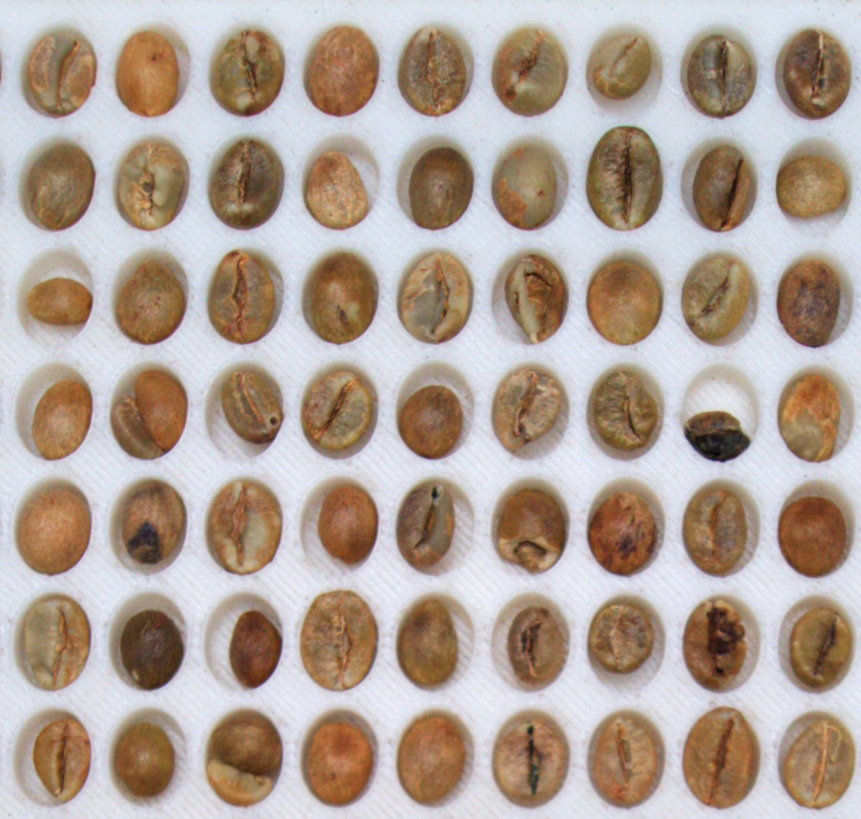
#> input picture test8.png, 861 x 819 px, shrunk from 1190 x 1132 before the run
$ python invert.py
#> lines starting #> are read from the running program, lines starting #| are printed output that depends on the picture; after the words box and inside, x2 and y2 are one past the last pixel; in counts of white or black regions, pixels touching at a corner belong together
import cv2
import numpy as np

# Load the image
image = cv2.imread('test8.png')
#> image is the input picture: shape (819, 861, 3); mean B, G, R 152.6, 163, 177.8

# Convert to grayscale
gray = cv2.cvtColor(image, cv2.COLOR_BGR2GRAY)
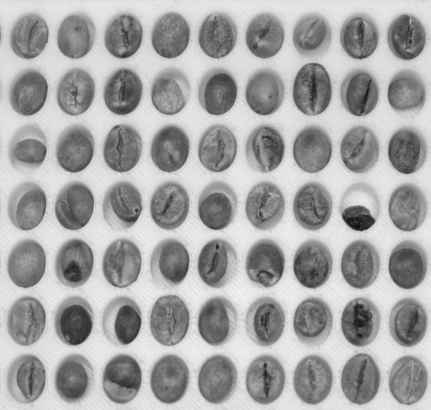
#> gray: shape (819, 861) (shown at 1/2 size); min 4, max 244, mean 166.2

# Invert the grayscale image
inverted = cv2.bitwise_not(gray)
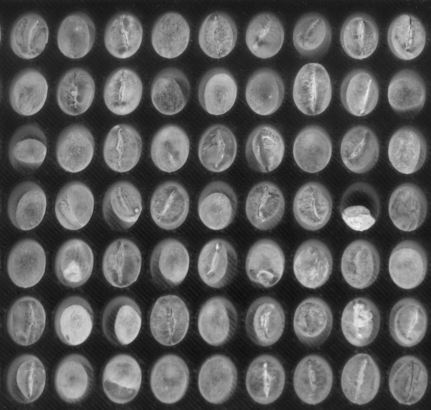
#> inverted: shape (819, 861) (shown at 1/2 size); min 11, max 251, mean 88.8

# Apply binary thresholding
_, thresholded = cv2.threshold(inverted, 130, 255, cv2.THRESH_BINARY)
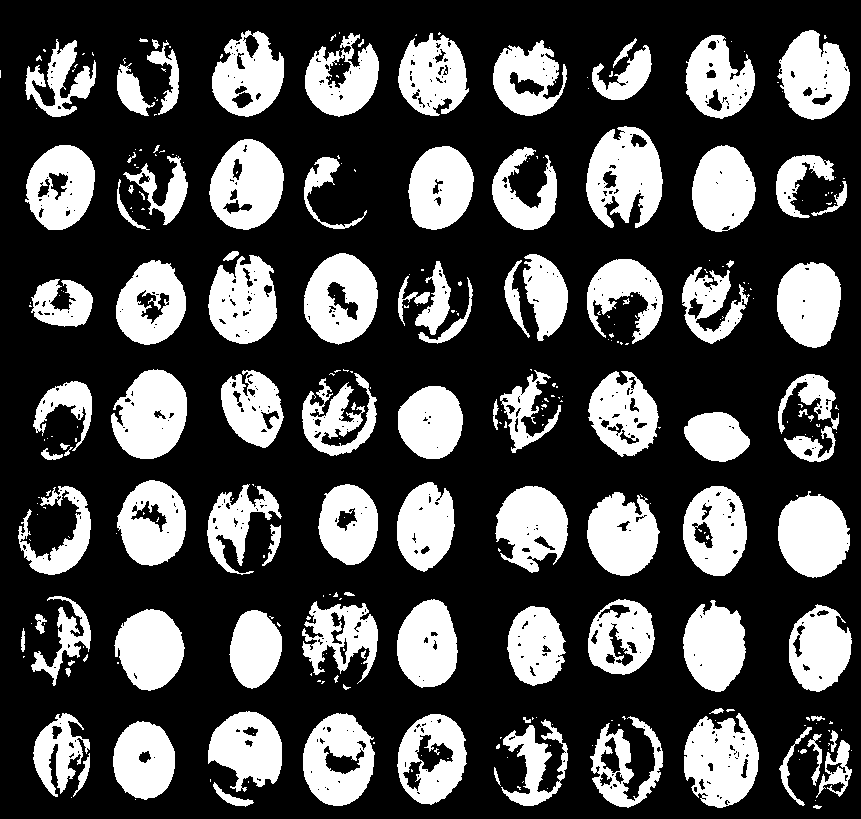
#> thresholded: shape (819, 861); 30.1% white; 326 white regions (219 under 20 px)

# Find contours
contours, _ = cv2.findContours(thresholded, cv2.RETR_EXTERNAL, cv2.CHAIN_APPROX_SIMPLE)
#> contours = 305 contours, 215 with area under 20; largest, box (x1, y1, x2, y2) and area: (586, 126, 663, 228) 5406, (684, 713, 759, 808) 5072, (304, 253, 378, 345) 5036, (209, 139, 284, 230) 5006, (303, 713, 375, 806) 4998

# Create a black background of the same size as the image
black_background = np.zeros_like(image)

# Fill contours with white
cv2.drawContours(black_background, contours, -1, (255, 255, 255), thickness=cv2.FILLED)
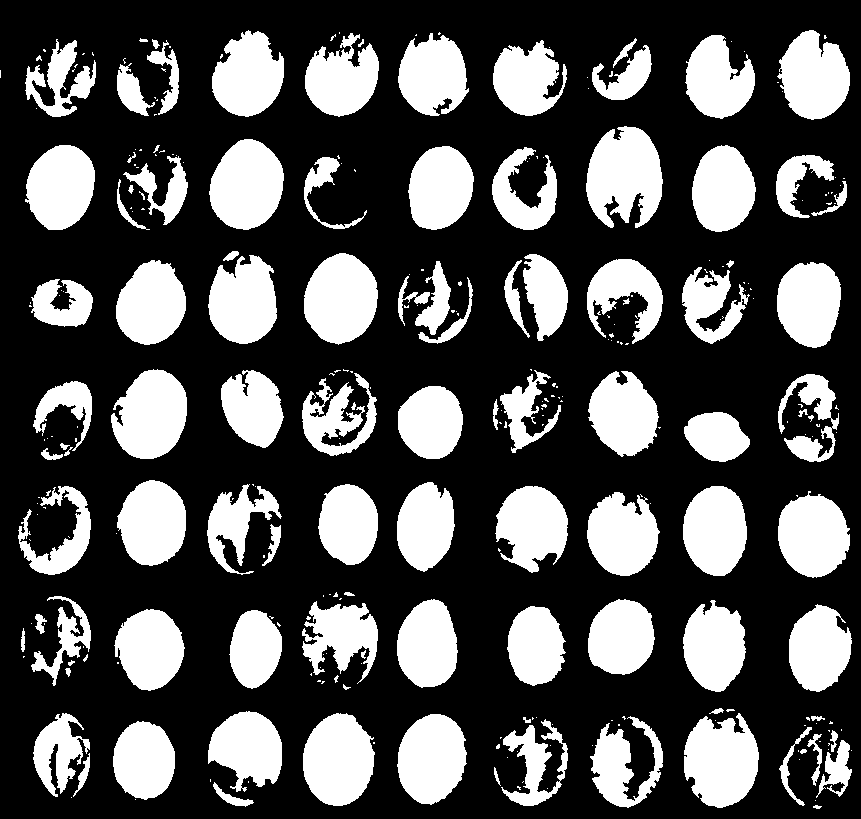
#> black_background: shape (819, 861, 3); 31.9% white; 305 white regions (198 under 20 px), largest, box (x1, y1, x2, y2) and area: (586, 126, 663, 228) 5626, (684, 713, 759, 808) 5243, (304, 253, 378, 345) 5151

# Draw contours in green for marking
cv2.drawContours(black_background, contours, -1, (0, 255, 0), thickness=2)  # Green color for contour edges
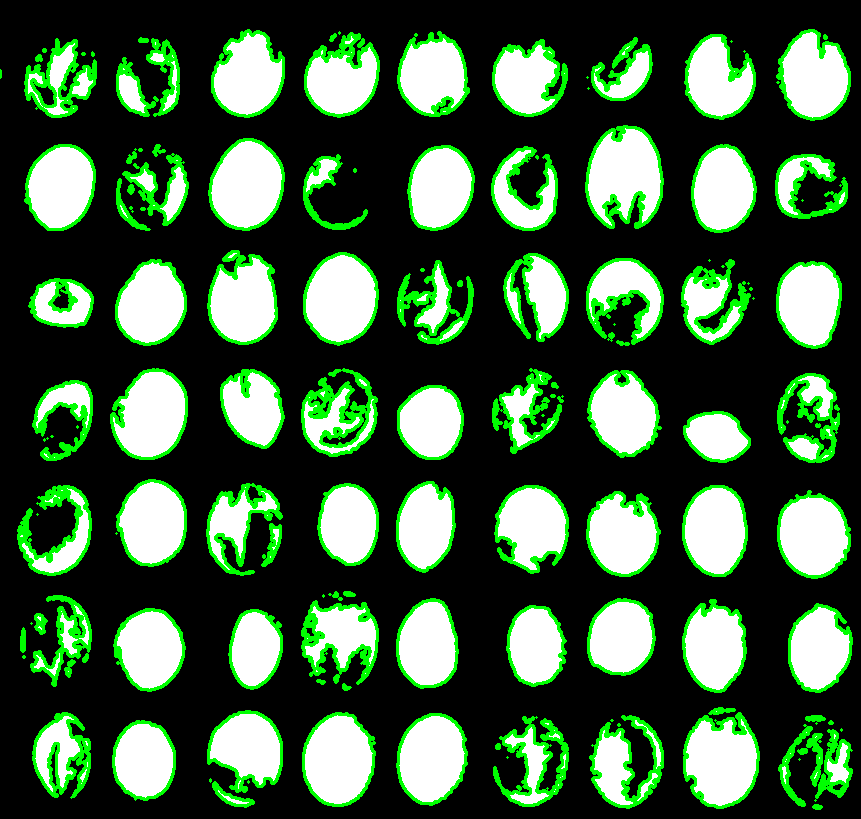
#> black_background: shape (819, 861, 3); 11.47% of pixels changed, all inside (x1, y1, x2, y2) = (0, 29, 853, 810); drawn as B, G, R

# Save the result with contours marked
cv2.imwrite('result_with_contours8.png', black_background)

$ run again, with test4.png copied over test8.png
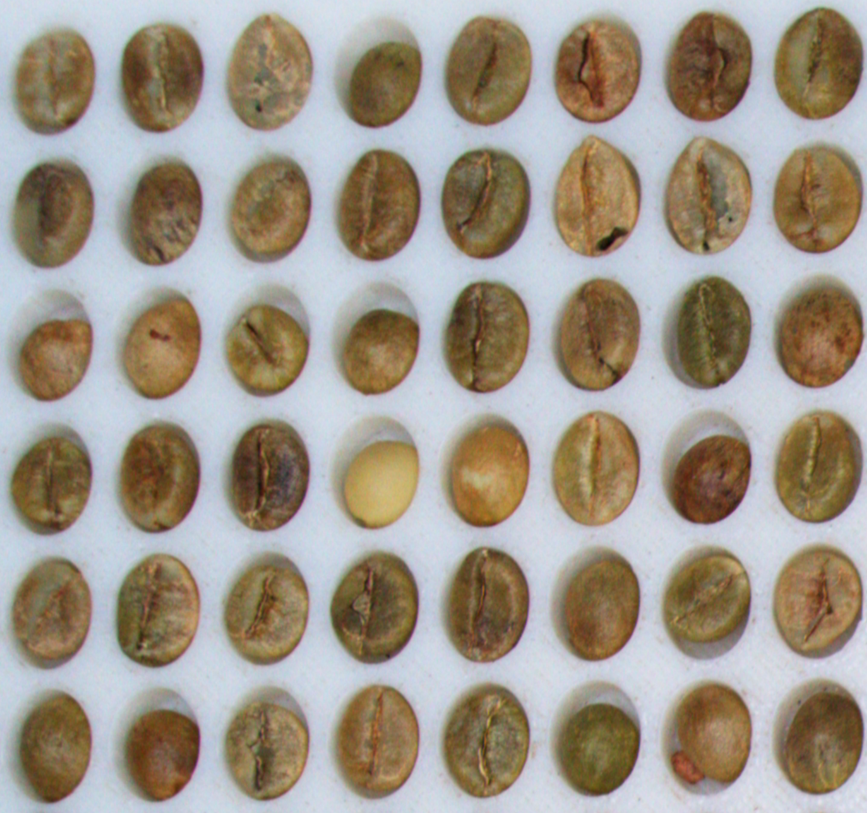
#> input picture test4.png, 867 x 813 px, shrunk from 1012 x 949 before the run
#> image is the input picture: shape (813, 867, 3); mean B, G, R 139.7, 151.7, 160.5
#> `_, thresholded = cv2.threshold(inverted, 130, 255, cv2.THRESH_BINARY)`:
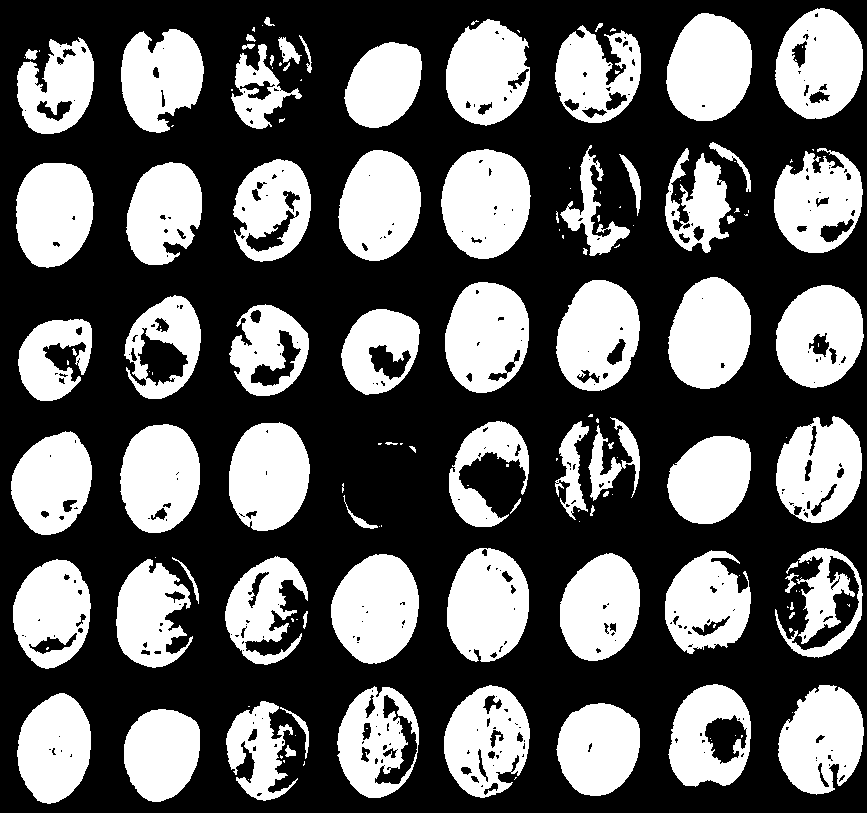
#> thresholded: shape (813, 867); 37.8% white; 158 white regions (80 under 20 px)
#> contours = 146 contours, 81 with area under 20; largest, box (x1, y1, x2, y2) and area: (441, 149, 531, 259) 7620, (775, 8, 863, 119) 7382, (445, 282, 529, 393) 7264, (331, 554, 419, 664) 7249, (447, 548, 529, 662) 7210
#> `cv2.drawContours(black_background, contours, -1, (0, 255, 0), thicknes..`:
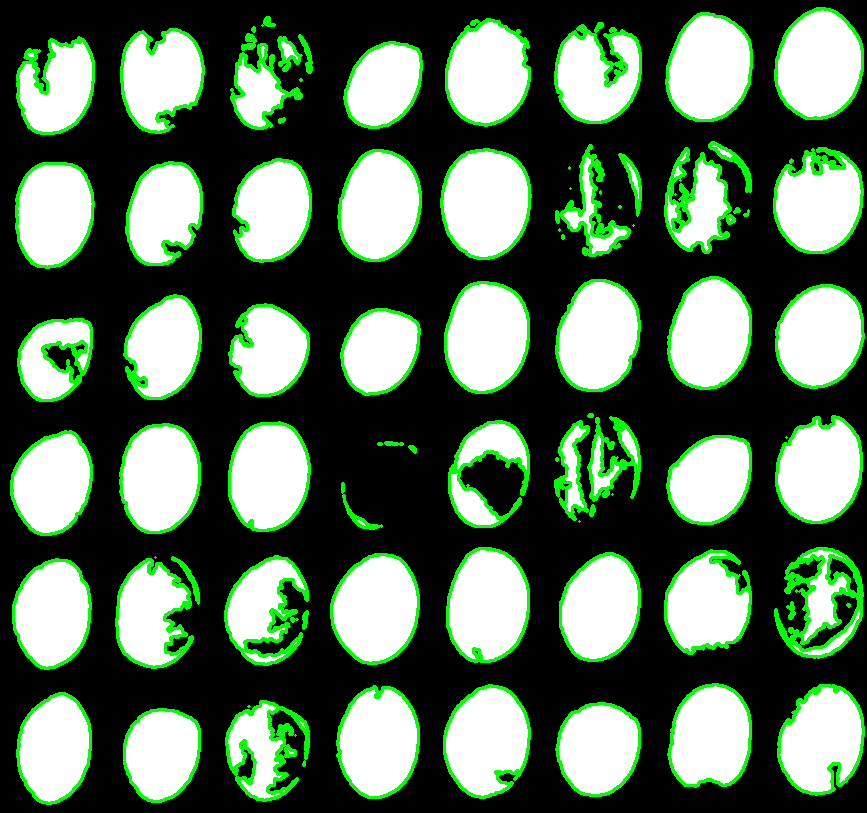
#> black_background: shape (813, 867, 3); mean of channels 0, 1, 2 87.8, 111.3, 87.8; drawn as B, G, R

$ run again, with test5.png copied over test8.png
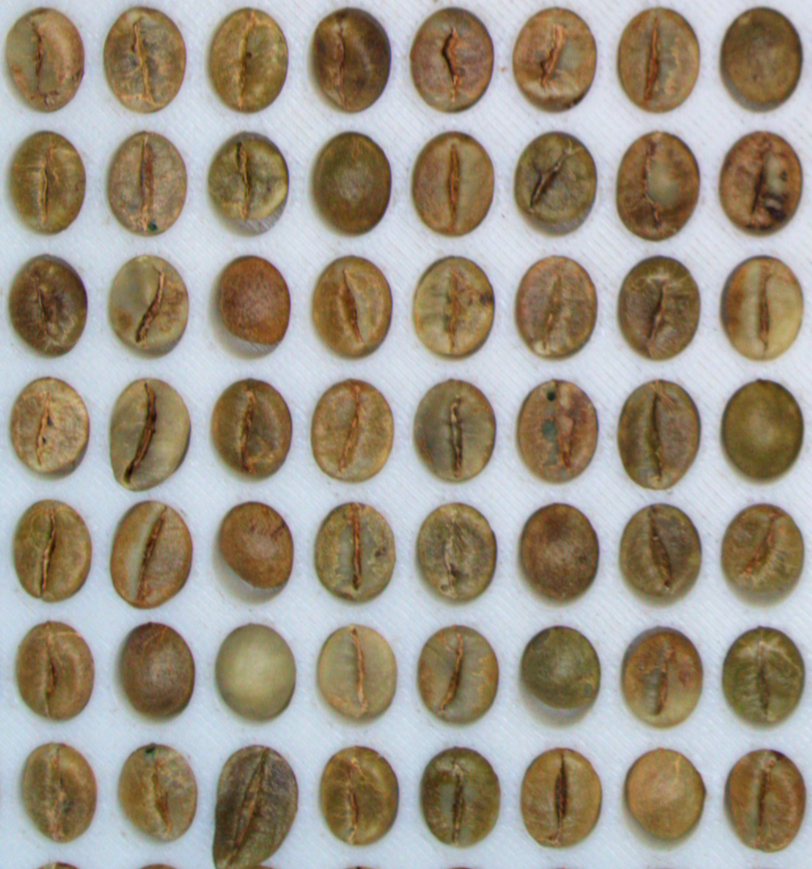
#> input picture test5.png, 812 x 869 px, shrunk from 1032 x 1105 before the run
#> image is the input picture: shape (869, 812, 3); mean B, G, R 135.5, 150.2, 158.9
#> `_, thresholded = cv2.threshold(inverted, 130, 255, cv2.THRESH_BINARY)`:
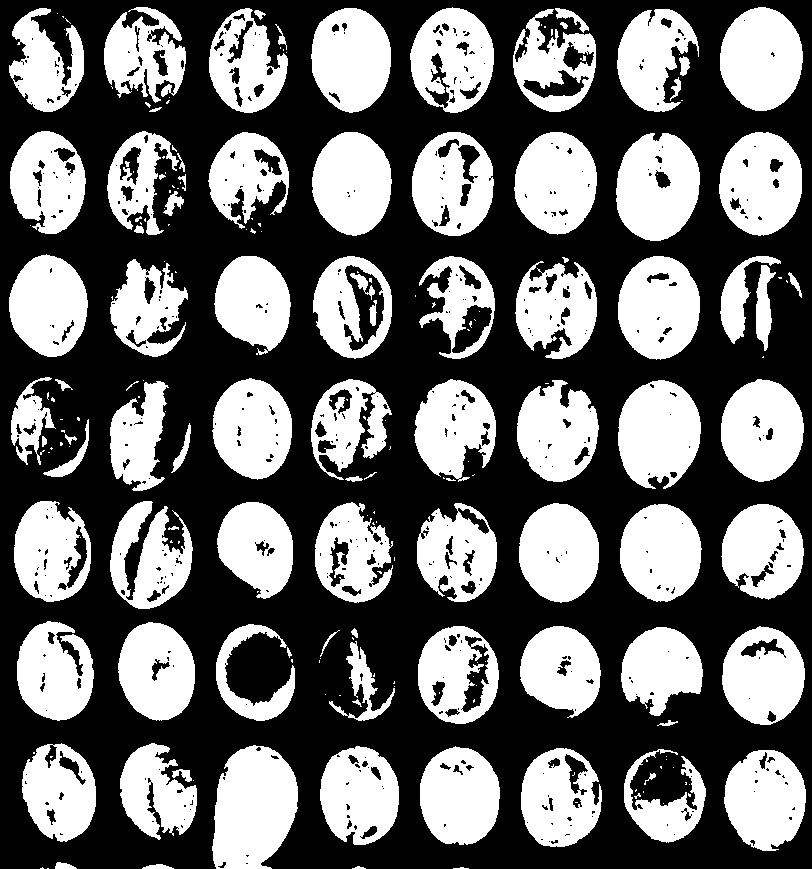
#> thresholded: shape (869, 812); 41.9% white; 213 white regions (117 under 20 px)
#> contours = 188 contours, 107 with area under 20; largest, box (x1, y1, x2, y2) and area: (212, 745, 298, 869) 8178, (616, 133, 700, 241) 6972, (618, 380, 701, 489) 6778, (410, 7, 494, 113) 6704, (719, 132, 802, 236) 6657
#> `cv2.drawContours(black_background, contours, -1, (0, 255, 0), thicknes..`:
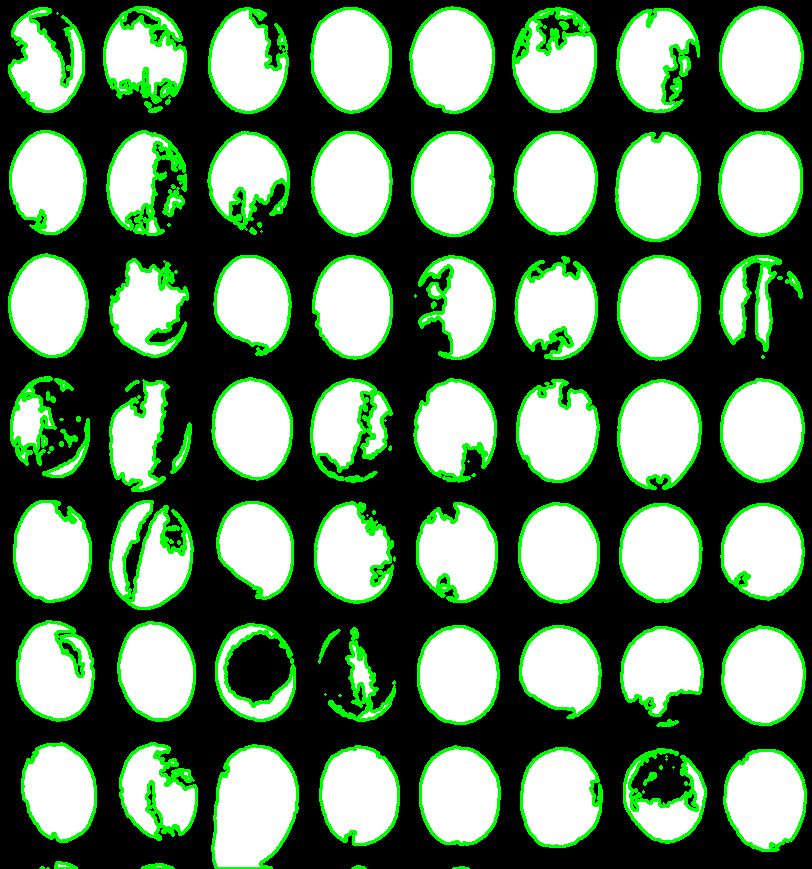
#> black_background: shape (869, 812, 3); mean of channels 0, 1, 2 96.8, 124.5, 96.8; drawn as B, G, R
